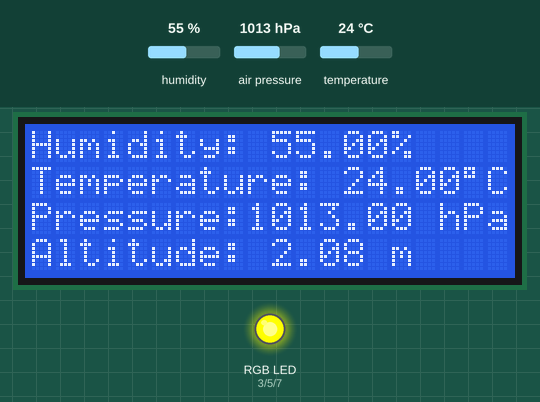
This sketch was run on a simulated Arduino Uno, built with avr-gcc and run on an emulated ATmega328P. On the bench: 20×4 character LCD, an RGB LED mixed from three pins (HIGH = lit). Inputs (shaded band) come from the test bench; at power-on: air pressure 1013 hPa, temperature 24 °C, humidity 55 %.

Above: at 1.7 s.
1.8 s: air pressure set to 952 hPa
At 3.4 s:
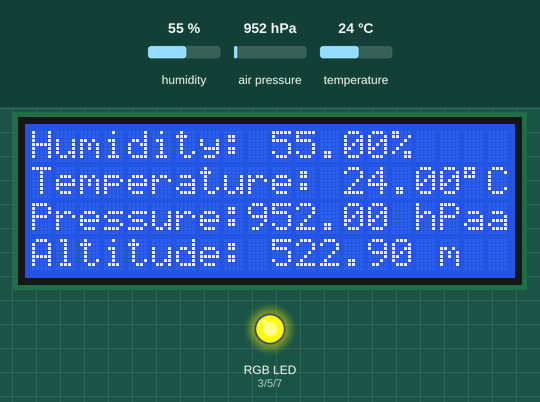
3.7 s: air pressure set to 1014 hPa
At 4.7 s:
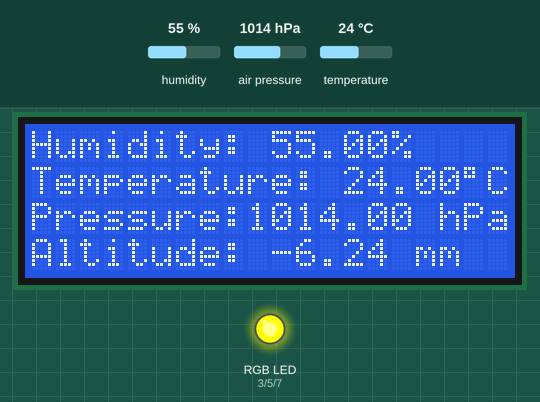
5.8 s: temperature set to 23.2 °C
At 7.2 s:
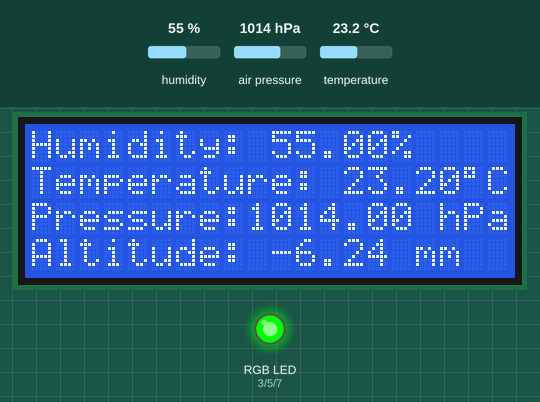
8.0 s: temperature set to 12 °C
At 9.6 s:
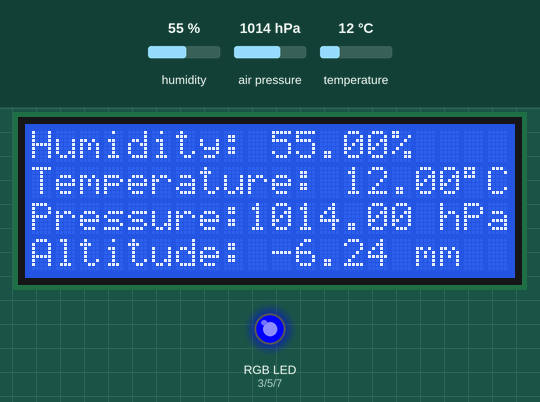
10.1 s: temperature set to 19 °C
At 12.0 s:
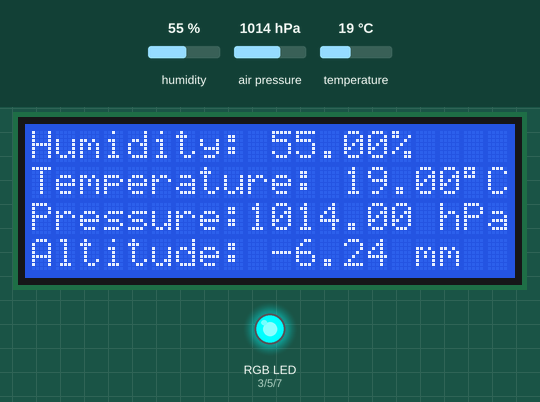
12.3 s: temperature set to 28 °C
At 13.3 s:
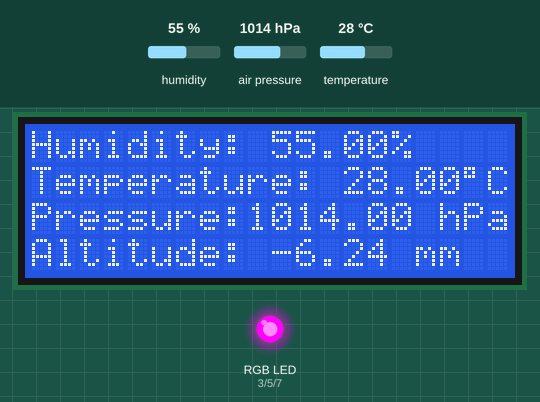
Timing chart, 0 to 15.3 s (numbered marks = the images above; inputs shaded):
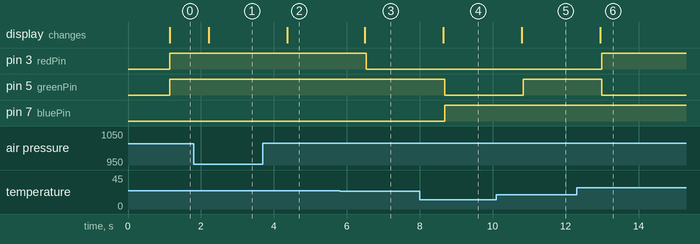

The sketch:

Weather_Station_Product.ino
```cpp
/* The following videos/articles were used in direct parts of the
iteration process of learning how to complete parts of this
project (especially in coding)
https://www.youtube.com/watch?v=bB1RChYdR5A&t=560s
https://www.youtube.com/watch?v=_6_F6B0rd6M&t=421s
https://www.youtube.com/watch?v=Y2HC3bdFoPw
https://www.instructables.com/RGB-LED-Temperature-Indicator/
https://howtomechatronics.com/tutorials/arduino/how-to-use-a-rgb-led-with-arduino/#:~:text=The%20RGB%20LED%20can%20emit,of%20the%20RGB%20LED%20type.
https://create.arduino.cc/projecthub/r4lph127/temperature-and-humidity-sensor-with-led-lights-bf4ce6
*/


#include <LiquidCrystal_I2C.h>

#include <Wire.h>
#include <Adafruit_Sensor.h>
#include <Adafruit_BME280.h>

#define SEALEVELPRESSURE_HPA (1013.25)

LiquidCrystal_I2C lcd(0x27, 2, 1, 0, 4, 5, 6, 7, 3, POSITIVE);

Adafruit_BME280 bme;

int redPin = 3;
int greenPin = 5;
int bluePin = 7;

void setup() {
  lcd.begin(20, 4);

  bme.begin(0x76);

  pinMode(redPin, OUTPUT);
  pinMode(greenPin, OUTPUT);
  pinMode(bluePin, OUTPUT);
}

void loop() {

  setLCD();
  setRGB();

}
```

setColor.ino
```cpp
void setColor(int redValue, int greenValue, int blueValue){
  analogWrite(redPin, redValue);
  analogWrite(greenPin, greenValue);
  analogWrite(bluePin, blueValue);
}
```

setLight.ino
```cpp
//lightning tab
```

setRGB.ino
```cpp
void setRGB(){
  float t = bme.readTemperature();
   if(t < 16){
    digitalWrite(bluePin, HIGH);
    digitalWrite(greenPin, LOW);

  }else if(t < 20){
    //cyan (blue + green)
    digitalWrite(greenPin, HIGH);
    digitalWrite(bluePin, HIGH);

  }else if(t < 24){
    //green by turning off blue
    digitalWrite(bluePin, LOW);
    digitalWrite(greenPin, HIGH);
    digitalWrite(redPin, LOW);

  }else if(t < 28){
    //yellow
    digitalWrite(redPin, HIGH);
    digitalWrite(greenPin, HIGH);

  }else if(t < 31){
    //magenta
    digitalWrite(bluePin, HIGH);
    digitalWrite(greenPin, LOW);
    digitalWrite(redPin, HIGH);

  }else{
    digitalWrite(bluePin, LOW);
    digitalWrite(redPin, HIGH);
  }
}
```

setRemote.ino
```cpp
//where the ir remote code will go
```

setLCD.ino
```cpp
void setLCD(){
  lcd.setCursor(0, 0);
  delay(1000);

  float h = bme.readHumidity();
  float t = bme.readTemperature();
  float p = (bme.readPressure() / 100.0F);

  lcd.print("Humidity: ");
  lcd.print(h);
  lcd.print("%");


  lcd.setCursor(0, 1);

  lcd.print("Temperature: ");
  lcd.print(t);
  lcd.print(char(223));
  lcd.print("C");

  lcd.setCursor(0, 2);

  lcd.print("Pressure:");
  lcd.print(p);
  lcd.print(" hPa");

  lcd.setCursor(0, 3);
  lcd.print("Altitude: ");
  lcd.print(bme.readAltitude(SEALEVELPRESSURE_HPA));
  lcd.print(" m");
}
```

Measured:
- the behaviour switches between 24 and 23.9 °C on temperature (found by bisection; images 2 and 3)
- after the input at 1.8 s, the display: changes after 0.42 s (image 1)
- after the input at 3.7 s, the display: changes after 0.67 s (image 2)
- after the input at 5.8 s, pin 3 (redPin): HIGH → LOW after 0.73 s; the display: changes after 0.69 s (image 3)
- after the input at 8.0 s, pin 5 (greenPin): HIGH → LOW after 0.68 s; pin 7 (bluePin): LOW → HIGH after 0.68 s; the display: changes after 0.64 s (image 4)
- after the input at 10.1 s, pin 5 (greenPin): LOW → HIGH after 0.74 s; the display: changes after 0.69 s (image 5)
- after the input at 12.3 s, pin 3 (redPin): LOW → HIGH after 0.69 s; pin 5 (greenPin): HIGH → LOW after 0.69 s; the display: changes after 0.65 s (image 6)
